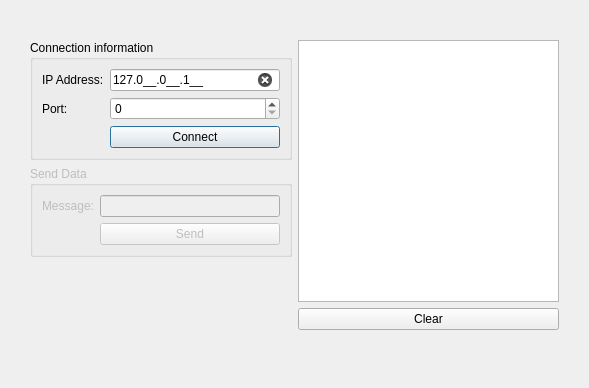
<?xml version="1.0" encoding="UTF-8"?>
<ui version="4.0">
 <class>chat</class>
 <widget class="QDialog" name="chat">
  <property name="geometry">
   <rect>
    <x>0</x>
    <y>0</y>
    <width>589</width>
    <height>388</height>
   </rect>
  </property>
  <property name="windowTitle">
   <string>Client</string>
  </property>
  <property name="styleSheet">
   <string notr="true">#lnIPAddress[state = &quot;0&quot;]{

        background-color: rgb(234, 0, 0);
}

#lnIPAddress[state = &quot;1&quot;]{

        background-color: rgb(67, 135, 100);
}
</string>
  </property>
  <property name="modal">
   <bool>true</bool>
  </property>
  <widget class="QWidget" name="centralwidget">
   <property name="geometry">
    <rect>
     <x>30</x>
     <y>40</y>
     <width>529</width>
     <height>290</height>
    </rect>
   </property>
   <layout class="QHBoxLayout" name="horizontalLayout">
    <item>
     <layout class="QVBoxLayout" name="verticalLayout_2">
      <item>
       <widget class="QGroupBox" name="groupBox">
        <property name="title">
         <string>Connection information</string>
        </property>
        <layout class="QFormLayout" name="formLayout">
         <item row="0" column="0">
          <widget class="QLabel" name="label">
           <property name="text">
            <string>IP Address:</string>
           </property>
          </widget>
         </item>
         <item row="0" column="1">
          <widget class="QLineEdit" name="lnIPAddress">
           <property name="inputMask">
            <string>000.000.000.000;_</string>
           </property>
           <property name="text">
            <string>127.0.0.1</string>
           </property>
           <property name="clearButtonEnabled">
            <bool>true</bool>
           </property>
           <property name="state" stdset="0">
            <string/>
           </property>
          </widget>
         </item>
         <item row="1" column="0">
          <widget class="QLabel" name="label_2">
           <property name="text">
            <string>Port:</string>
           </property>
          </widget>
         </item>
         <item row="1" column="1">
          <widget class="QSpinBox" name="spnPort">
           <property name="minimum">
            <number>0</number>
           </property>
           <property name="maximum">
            <number>65535</number>
           </property>
          </widget>
         </item>
         <item row="2" column="1">
          <widget class="QPushButton" name="btnConnect">
           <property name="text">
            <string>Connect</string>
           </property>
          </widget>
         </item>
        </layout>
       </widget>
      </item>
      <item>
       <widget class="QGroupBox" name="grpSendData">
        <property name="enabled">
         <bool>false</bool>
        </property>
        <property name="title">
         <string>Send Data</string>
        </property>
        <layout class="QFormLayout" name="formLayout_2">
         <item row="0" column="0">
          <widget class="QLabel" name="label_3">
           <property name="text">
            <string>Message:</string>
           </property>
          </widget>
         </item>
         <item row="0" column="1">
          <widget class="QLineEdit" name="lnMessage">
           <property name="text">
            <string/>
           </property>
           <property name="clearButtonEnabled">
            <bool>true</bool>
           </property>
           <property name="state" stdset="0">
            <string/>
           </property>
          </widget>
         </item>
         <item row="1" column="1">
          <widget class="QPushButton" name="btnSend">
           <property name="text">
            <string>Send</string>
           </property>
          </widget>
         </item>
        </layout>
       </widget>
      </item>
      <item>
       <spacer name="verticalSpacer">
        <property name="orientation">
         <enum>Qt::Vertical</enum>
        </property>
        <property name="sizeHint" stdset="0">
         <size>
          <width>20</width>
          <height>40</height>
         </size>
        </property>
       </spacer>
      </item>
     </layout>
    </item>
    <item>
     <layout class="QVBoxLayout" name="verticalLayout">
      <item>
       <widget class="QListWidget" name="lstConsole"/>
      </item>
      <item>
       <widget class="QPushButton" name="btnClear">
        <property name="text">
         <string>Clear</string>
        </property>
       </widget>
      </item>
     </layout>
    </item>
   </layout>
  </widget>
 </widget>
 <resources/>
 <connections>
  <connection>
   <sender>btnClear</sender>
   <signal>clicked()</signal>
   <receiver>lstConsole</receiver>
   <slot>clear()</slot>
   <hints>
    <hint type="sourcelabel">
     <x>401</x>
     <y>396</y>
    </hint>
    <hint type="destinationlabel">
     <x>413</x>
     <y>326</y>
    </hint>
   </hints>
  </connection>
 </connections>
</ui>
